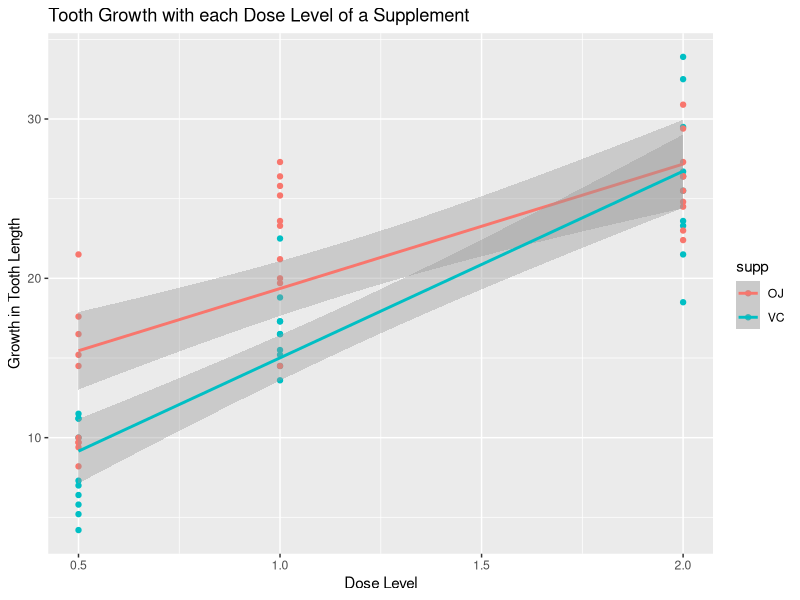

Generate this figure with R:
## ---- chunk 1
knitr::opts_chunk$set(echo = TRUE, cache = TRUE)
## ---- chunk 2
# loading the required libraries
library(ggplot2)
library(dplyr)
## ---- chunk 3
# loading the datasets package
library(datasets)

# loading the ToothGrowth data set
data("ToothGrowth")
## ---- chunk 4
# creating a point plot of the variation of teeth growth with respect to each dose level of a supplement, and fitting a linear line over those points
qplot(x = dose, y = len, data = ToothGrowth, color = supp, geom = "point",
      main = "Tooth Growth with each Dose Level of a Supplement",
      xlab = "Dose Level", ylab = "Growth in Tooth Length") +
geom_smooth(method = "lm")
